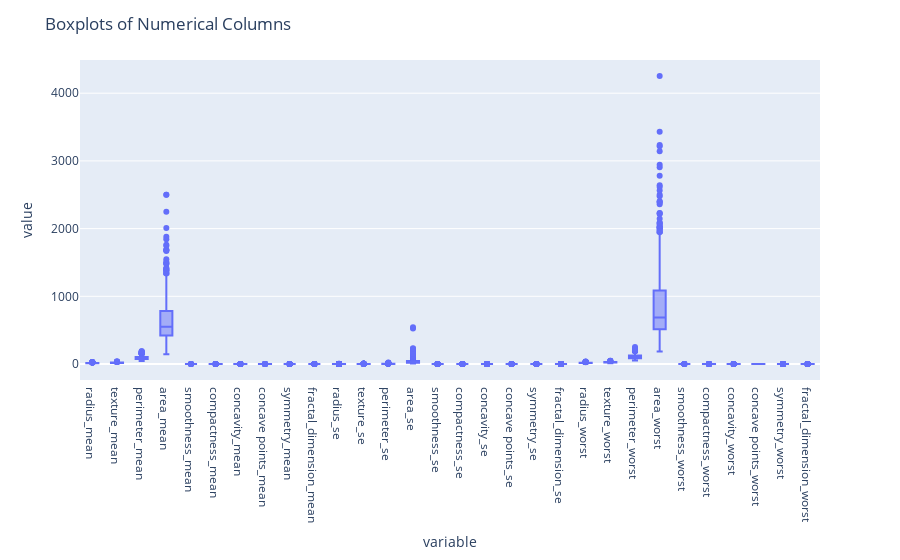

Source (notebook cell):
### Code cell
# Plot boxplots for numerical columns using Plotly
fig = px.box(df.drop(columns=['id', 'diagnosis']))
fig.update_layout(title='Boxplots of Numerical Columns')
fig.show()

### Figure 1 — Plotly figure (JSON) as saved in the notebook; plotly's stock layout.template omitted (floating-point values rounded to 4 significant figures; data arrays with more than 128 entries replaced by an {"elided": "..."} marker saying what was removed)
{"data": [{"alignmentgroup": "True", "hovertemplate": "variable=%{x}<br>value=%{y}<extra></extra>", "legendgroup": "", "marker": {"color": "#636efa"}, "name": "", "notched": false, "offsetgroup": "", "orientation": "v", "showlegend": false, "type": "box", "x": {"elided": "17070 str values"}, "x0": " ", "xaxis": "x", "y": {"elided": "17070 float values"}, "y0": " ", "yaxis": "y"}], "layout": {"boxmode": "group", "legend": {"tracegroupgap": 0}, "margin": {"t": 60}, "title": {"text": "Boxplots of Numerical Columns"}, "xaxis": {"anchor": "y", "domain": [0, 1], "title": {"text": "variable"}}, "yaxis": {"anchor": "x", "domain": [0, 1], "title": {"text": "value"}}}}
